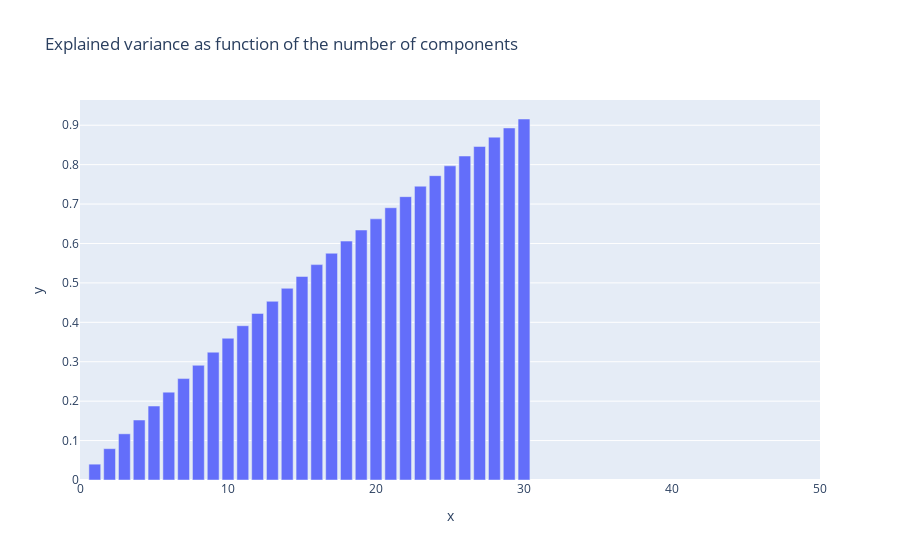

The notebook cell this image was saved under:
### Code cell
# plot explained variance
fig = px.bar(x=range(1,31), 
              y=explained_variance_list,
              range_x=(0,50), 
              title='Explained variance as function of the number of components')
fig.show()

### Figure 1 — Plotly figure (JSON) as saved in the notebook; plotly's stock layout.template omitted (floating-point values rounded to 4 significant figures)
{"data": [{"alignmentgroup": "True", "hovertemplate": "x=%{x}<br>y=%{y}<extra></extra>", "legendgroup": "", "marker": {"color": "#636efa", "pattern": {"shape": ""}}, "name": "", "offsetgroup": "", "orientation": "v", "showlegend": false, "textposition": "auto", "type": "bar", "x": [1, 2, 3, 4, 5, 6, 7, 8, 9, 10, 11, 12, 13, 14, 15, 16, 17, 18, 19, 20, 21, 22, 23, 24, 25, 26, 27, 28, 29, 30], "xaxis": "x", "y": [0.04016, 0.07951, 0.1172, 0.1522, 0.1877, 0.2229, 0.2573, 0.291, 0.3242, 0.3596, 0.3914, 0.4226, 0.4533, 0.4863, 0.5163, 0.5464, 0.5752, 0.6061, 0.6342, 0.6625, 0.6907, 0.7188, 0.7453, 0.772, 0.797, 0.8219, 0.8461, 0.8698, 0.8931, 0.9158], "yaxis": "y"}], "layout": {"barmode": "relative", "legend": {"tracegroupgap": 0}, "title": {"text": "Explained variance as function of the number of components"}, "xaxis": {"anchor": "y", "domain": [0, 1], "range": [0, 50], "title": {"text": "x"}}, "yaxis": {"anchor": "x", "domain": [0, 1], "title": {"text": "y"}}}}
